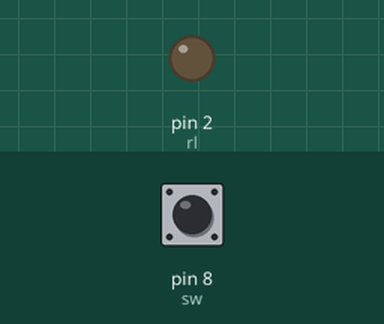
This sketch was run on a simulated Arduino Uno, built with avr-gcc and run on an emulated ATmega328P. Shown: output pins drawn as LEDs (lit = HIGH). The inputs (shaded band) are chosen by the test bench; at power-on: pin 8 (sw) LOW.

Above: at 1.2 s.
1.3 s: pin 8 (sw) pulled HIGH for 0.15 s
At 1.37 s:
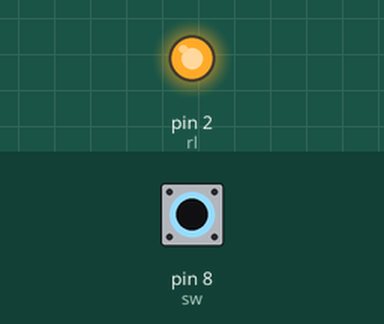
2.9 s: pin 8 (sw) pulled HIGH for 3.2 s
At 6.8 s:
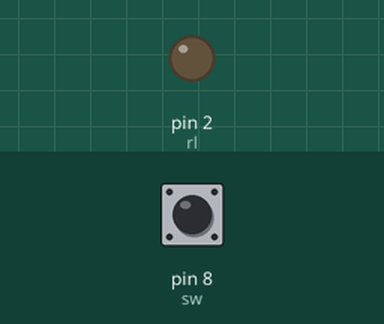
Timing chart, 0 to 8.3 s (numbered marks = the images above; inputs shaded):
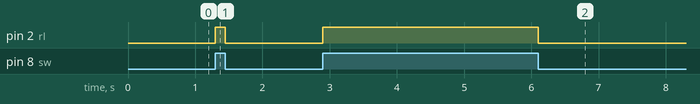

The sketch:

trigger_relay_using.ino
```cpp
int sw=8;
int rl=2;
void setup() {
pinMode(sw,INPUT);
pinMode(rl,OUTPUT);
}

void loop() {
  int state= digitalRead(sw);
  if(state==HIGH)
  {
    digitalWrite(rl,HIGH);
  }
else
{
  digitalWrite(rl,LOW);
}
}
```

Measured:
- after the input at 1.3 s, pin 2 (rl): LOW → HIGH at once, → LOW 0.15 s later
- after the input at 2.9 s, pin 2 (rl): LOW → HIGH at once, → LOW 3.2 s later
